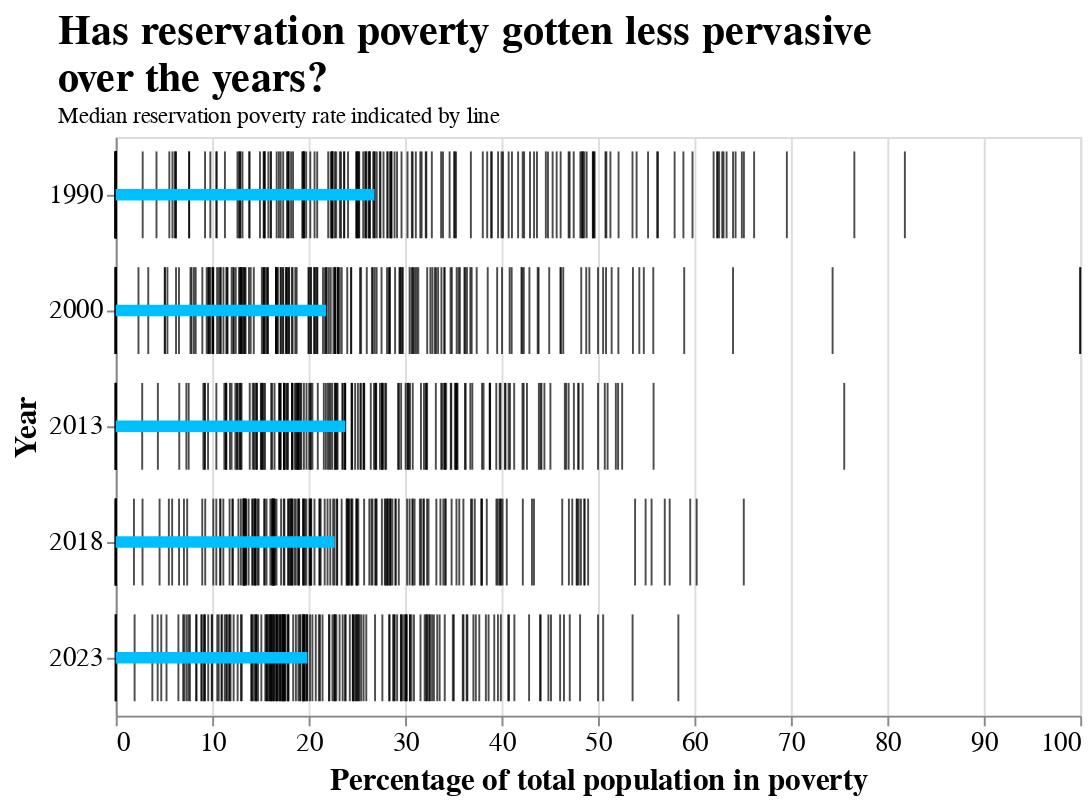

Notebook code cell kept with this figure:
### Code cell
strip_poverty = alt.Chart(poverty_levels).mark_tick(color='black').encode(
    x=alt.X('povshare_total').title('Percentage of total population in poverty'),
    y=alt.Y('datayear:O').title('Year'),
    # color=alt.Color('owner_state')
)
median_datum = alt.Chart(poverty_levels).mark_rule(
        color='deepskyblue', 
        # strokeDash=[1,1], 
        size=6,
        cornerRadius=10
    ).encode(
        x=alt.X('median(povshare_total):Q'),
        y=alt.Y('datayear:O'),
        # color='datayear'
    )

chart_poverty = strip_poverty + median_datum

chart_poverty.properties(
    height=300,
    width=500,
    title=alt.Title(['Has reservation poverty gotten less pervasive', 'over the years?'],
                    anchor='start',
                    subtitle='Median reservation poverty rate indicated by line',
                    # align='center',
                    fontSize=22,
                    dx=25)
).configure(
    font='Agency FB',
).configure_axis(
    labelFontSize=14,
    titleFontSize=16,
).configure_legend(
    titleFontSize=15,
    labelFontSize=15,
    titleAnchor='middle',
    titleAlign='center',
    orient='top-right'
)

### Figure 1 — Vega-Lite specification as saved in the notebook (floating-point values rounded to 4 significant figures; data arrays with more than 128 entries replaced by an {"elided": "..."} marker saying what was removed)
{"config": {"view": {"continuousWidth": 300, "continuousHeight": 300}, "axis": {"labelFontSize": 14, "titleFontSize": 16}, "font": "Agency FB", "legend": {"labelFontSize": 15, "orient": "top-right", "titleAlign": "center", "titleAnchor": "middle", "titleFontSize": 15}}, "layer": [{"mark": {"type": "tick", "color": "black"}, "encoding": {"x": {"field": "povshare_total", "title": "Percentage of total population in poverty", "type": "quantitative"}, "y": {"field": "datayear", "title": "Year", "type": "ordinal"}}}, {"mark": {"type": "rule", "color": "deepskyblue", "cornerRadius": 10, "size": 6}, "encoding": {"x": {"aggregate": "median", "field": "povshare_total", "type": "quantitative"}, "y": {"field": "datayear", "type": "ordinal"}}}], "data": {"name": "data-76cfe21875bc2be51a148424271a3eb3"}, "height": 300, "title": {"text": ["Has reservation poverty gotten less pervasive", "over the years?"], "anchor": "start", "dx": 25, "fontSize": 22, "subtitle": "Median reservation poverty rate indicated by line"}, "width": 500, "$schema": "https://vega.github.io/schema/vega-lite/v5.20.1.json", "datasets": {"data-76cfe21875bc2be51a148424271a3eb3": {"elided": "1381 records"}}}
